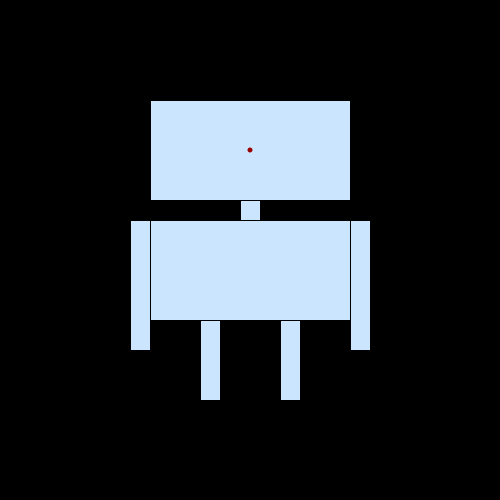
Frame 1 (no input)
Frame 60 (the mouse pressed at the canvas centre just before this capture): identical to frame 1, image omitted
Frame 120 (the mouse held since frame 60 and released just before this capture): identical to frame 1, image omitted

The Processing sketch that drew this single still picture (run headless with seeded random() and noise(); from frame 60 on, the mouse is pressed at the canvas centre):

// Processing sketch: Robot_11_ext_funct
// ── Robot_11_ext_funct.pde
/* 
*  Roboter 07
*  Einfache Variablen
*  HKB 16 Creative Coding, MF
*/ 


int dicke=200;
int mitteX;
int mitteY;
int armdicke=20;
int beindicke=20;


void setup(){
 size(500,500);
   mitteX=width/2;
   mitteY=height/2;  
}

void draw(){
background(0);
fill(204,229,255);
rect(mitteX-dicke/2, 100, dicke, 100); // head

//Body
rect(mitteX-10,200,20,20);
rect(mitteX-dicke/2, 220, dicke, 100); 

//Arms
rect(mitteX-dicke/2-armdicke, 220, armdicke, 130); // Left Arm
rect(mitteX+dicke/2, 220, armdicke, 130); // Right Arm

//Legs
rect(mitteX-30-beindicke, 320, beindicke, 80); // Left Leg
rect(mitteX+30, 320, beindicke, 80); // Right Leg


//Rost
  pushStyle();
  fill(153, 0, 0);
  noStroke();
  ellipse(mitteX, mitteY-100, 5, 5);
  popStyle();

}
